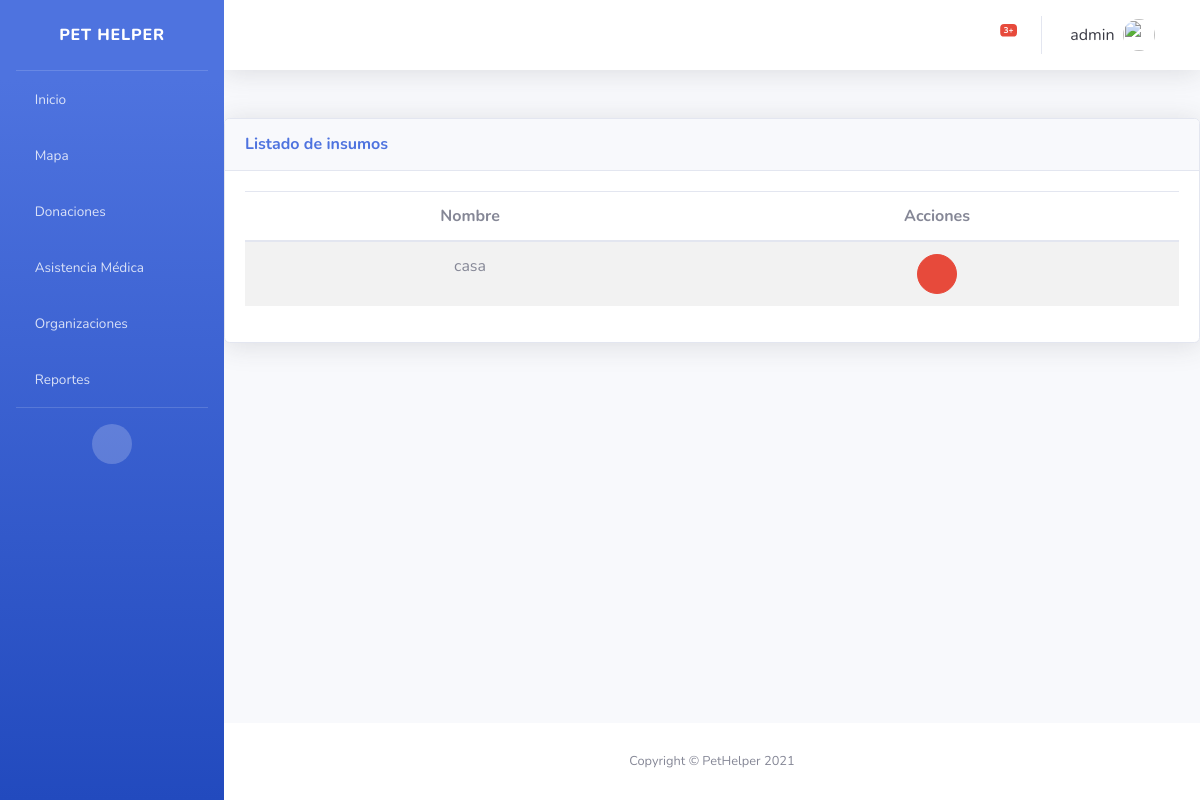
Page /insumos/ (signed in) on the earlier database version.
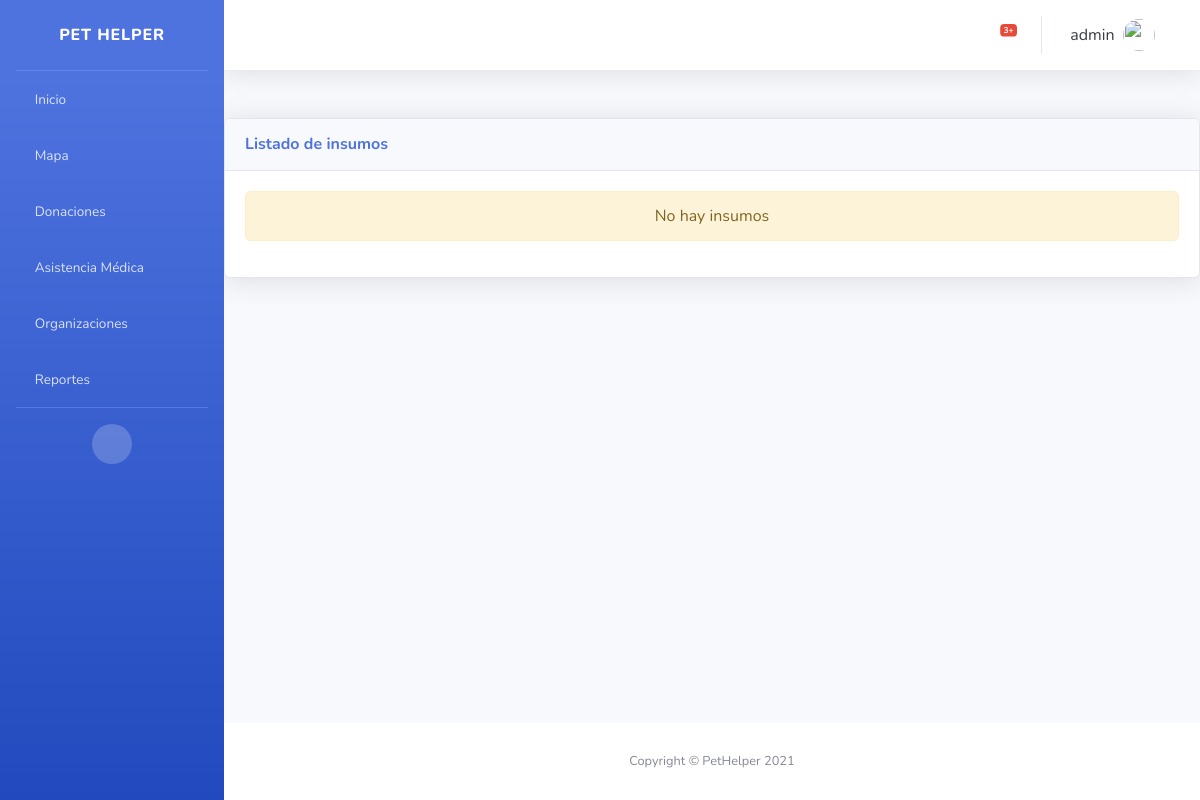
Same page on the later database version.
### insumo/models.py (models this page shows, shortened)
class Insumo(models.Model):
    nombre = models.CharField(max_length=100)
    a = models.CharField(max_length=100)
    class Meta:
        verbose_name_plural = 'insumos'

### insumo/views.py (the view)
# urls.py: path('insumos/', login_required(InsumoView.as_view()), name='insumo_list'),
class InsumoView(generic.ListView):
    model = Insumo
    template_name = 'insumo/insumo_list.html'
    context_object_name = "obj"
    login_url = 'bases/login.html'

### insumo/templates/insumo/insumo_list.html (shortened to what this page needs)
{% extends 'base/base.html' %} {% block page_content %}
<div class="card shadow mb-4 my-5 text-center">
    <div class="card-header py-3 d-flex flex-row align-items-center justify-content-between" >
        <h6 class="m-0 font-weight-bold text-primary">Listado de insumos</h6>
        <div class="dropdown no-arrow">
            <a class="dropdown-toggle" href="#" role="button" id="dropdownMenuLink" data-toggle="dropdown" aria-haspopup="true" aria-expanded="false">
                <i class="fas fa-ellipsis-v fa-sm fa-fw text-gray-400"></i>
            </a>
        </div>
    </div>
    <div class="card-body">
        {% if not obj %}
        <div class="alert alert-warning" role="alert">No hay insumos</div>
        {% else %}
        <table class="table table-striped table-hover">
            <thead>
                <th>Nombre</th>
                <th>Acciones</th>
            </thead>
            <tbody>
                {% for item in obj %}
                <tr>
                    <td>{{ item.nombre }}</td>
                    <td>
                        <button onclick="abrir_modal_eliminar('{% url 'insumo:insumo_del' item.id %}')" class="btn btn-danger btn-circle" role="button" data-toggle="modal" data-target="#eliminar"><i class="far fa-trash-alt"></i></button>
                    </td>
                </tr>
                {% endfor %}
            </tbody>
        </table>
        {% endif %}
    </div>
</div>
{% endblock %}

Differences in the rows shown:
removed Insumo: nombre "casa"
Other differences:
text no longer shown: "Nombre Acciones"
text now shown: "No hay insumos"
